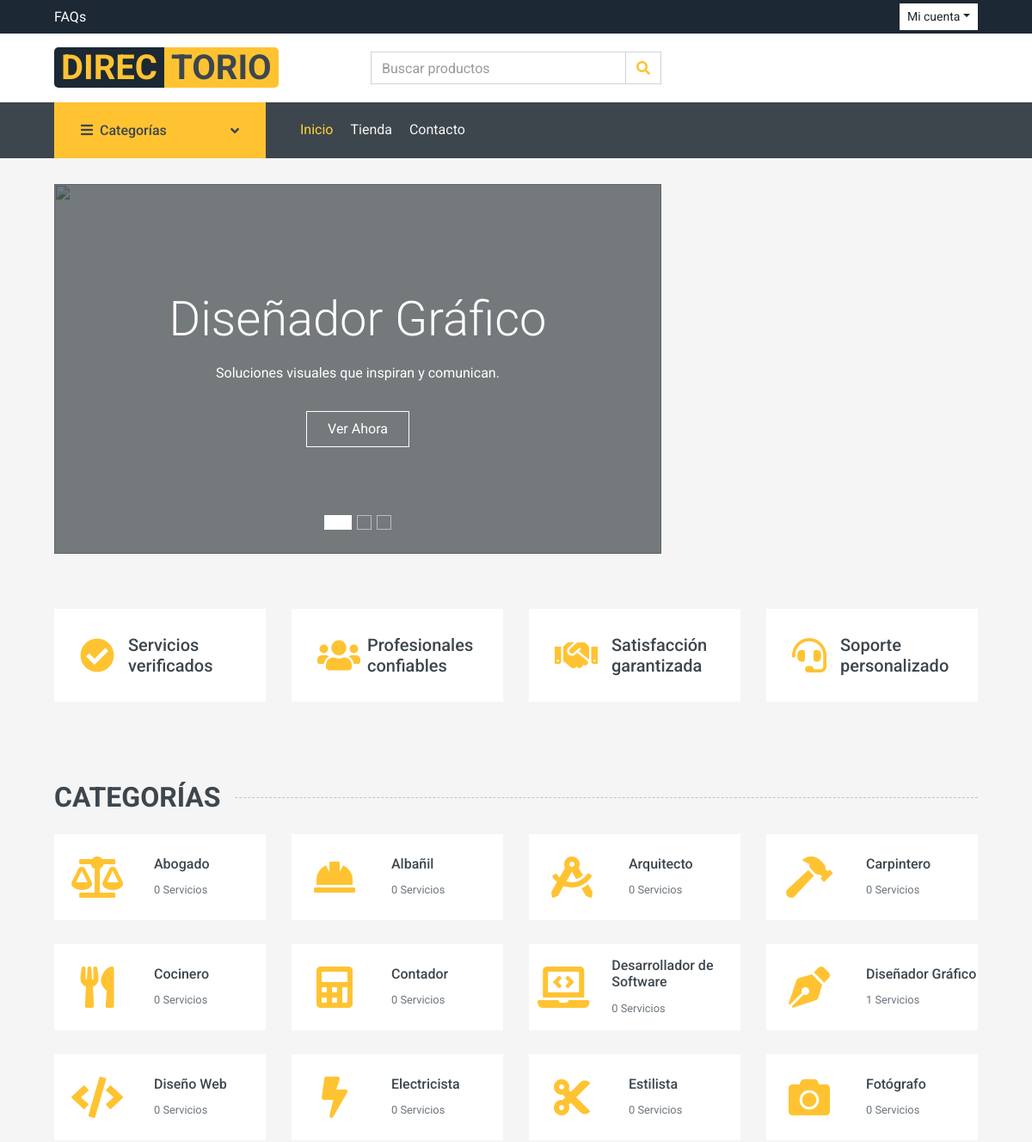
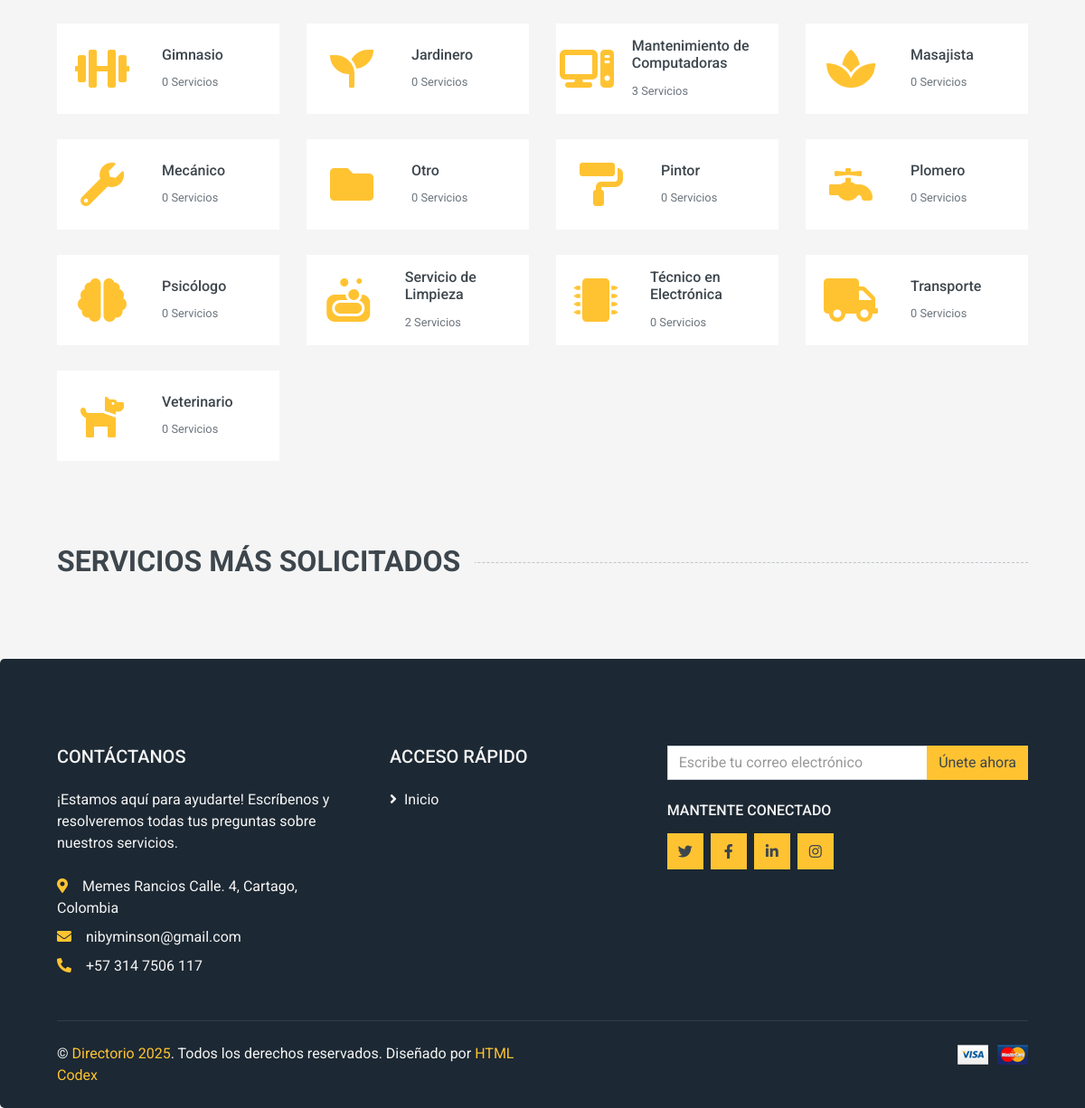
The app's page /rutas/rutas.php?page=home with its own data (2 pictures, top to bottom).
### tables this page shows
CREATE TABLE `categoria` (
  `id_categoria` int(11) NOT NULL,
  `nombre` varchar(80) NOT NULL,
  `estado` varchar(100) NOT NULL DEFAULT 'Activo'
);

### app/controladores/landingPageController.php (called while the page is built, shortened)
<?php
require_once(__DIR__ . '/../modelos/CategoryModel.php');
class LandingPageController{
    private $categoryModel;
    public function __construct(){
        $this->categoryModel = new CategoryModel;
    }
    public function index(){
        $info = $this->categoryModel->GetAllCategoryLanding();
        include_once(__DIR__ . '/../vistas/landing/index.php');
    }
}

### configuracion/mysql.php (called while the page is built)
<?php
class Mysql{
    public $conect;
    private $DB_HOST = 'localhost';
    private $DB_NAME = 'directorio';
    private $DB_PORT = '3306';
    private $DB_USERNAME = 'root';
    private $DB_PASSWORD = '';
    private $DB_CHARSET = 'utf8mb4';
    public function __construct(){
        $connectionString = "mysql:host=".$this->DB_HOST. ";dbname=".$this->DB_NAME.";port=".$this->DB_PORT.";charset=".$this->DB_CHARSET;
        try{
            $this->conect = new PDO($connectionString, $this->DB_USERNAME, $this->DB_PASSWORD);
            $this->conect->setAttribute(PDO::ATTR_ERRMODE, PDO::ERRMODE_EXCEPTION);
        }catch(PDOException $e){
            echo "CONNECTION ERROR: " . $e->getMessage();
        }
    }
    public function conect(){
        return $this->conect;
    }
}

### app/modelos/categoryModel.php (called while the page is built, shortened)
<?php
require_once(__DIR__ . '/../../configuracion/mysql.php');
class CategoryModel extends Mysql{
    private $connection;
    public function __construct(){
        $mysql = new Mysql();
        $this->connection = $mysql->conect();
    }
    public function GetAllCategoryLanding(){
        $query = "SELECT c.id_categoria , c.nombre AS categoria, COUNT(s.id_servicio) AS cantidad_servicios
        FROM categoria c
        LEFT JOIN servicio s ON c.id_categoria = s.categoria_id_categoria
        GROUP BY c.id_categoria
        ORDER BY c.nombre ASC;";
        $preparedStmt = $this->connection->prepare($query);
        $preparedStmt->execute();
        $info = $preparedStmt->fetchAll(PDO::FETCH_ASSOC);
        return $info;
    }
}

### app/vistas/landing/index.php (the view, shortened to what this page needs)
<?php
include_once RUTA_BASE . '/landing/plantilla/header.php';
?>
    <div class="container-fluid mb-3">
        <div class="row px-xl-5">
            <div class="col-lg-8">
                <div id="header-carousel" class="carousel slide carousel-fade mb-30 mb-lg-0" data-ride="carousel">
                    <ol class="carousel-indicators">
                        <li data-target="#header-carousel" data-slide-to="0" class="active"></li>
                        <li data-target="#header-carousel" data-slide-to="1"></li>
                        <li data-target="#header-carousel" data-slide-to="2"></li>
                    </ol>
                    <div class="carousel-inner">
                        <div class="carousel-item position-relative active" style="height: 430px;">
                            <img class="position-absolute w-100 h-100" src="<?= URL_PUBLICO ?>img/carruselInicio/disenoGrafico.png" style="object-fit: cover;">
                            <div class="position-absolute w-100 h-100" style="background: rgba(0, 0, 0, 0.3); top: 0; left: 0;"></div>
                            <div class="carousel-caption d-flex flex-column align-items-center justify-content-center">
                                <div class="p-3" style="max-width: 700px;">
                                    <h1 class="display-4 text-white mb-3 animate__animated animate__fadeInDown">Diseñador Gráfico</h1>
                                    <p class="mx-md-5 px-5 animate__animated animate__bounceIn">Soluciones visuales que inspiran y comunican.</p>
                                    <a class="btn btn-outline-light py-2 px-4 mt-3 animate__animated animate__fadeInUp" href="">Ver Ahora</a>
                                </div>
                            </div>
                        </div>
                    </div>
                </div>
            </div>
            <div class="col-lg-4">
            </div>
        </div>
    </div>
    <div class="container-fluid pt-5">
        <div class="row px-xl-5 pb-3">
            <div class="col-lg-3 col-md-6 col-sm-12 pb-1">
                <div class="d-flex align-items-center bg-light mb-4" style="padding: 30px;">
                    <h1 class="fa fa-check-circle text-primary m-0 mr-3"></h1>
                    <h5 class="font-weight-semi-bold m-0">Servicios verificados</h5>
                </div>
            </div>
            <div class="col-lg-3 col-md-6 col-sm-12 pb-1">
                <div class="d-flex align-items-center bg-light mb-4" style="padding: 30px;">
                    <h1 class="fa fa-users text-primary m-0 mr-2"></h1>
                    <h5 class="font-weight-semi-bold m-0">Profesionales confiables</h5>
                </div>
            </div>
            <div class="col-lg-3 col-md-6 col-sm-12 pb-1">
                <div class="d-flex align-items-center bg-light mb-4" style="padding: 30px;">
                    <h1 class="fas fa-handshake text-primary m-0 mr-3"></h1>
                    <h5 class="font-weight-semi-bold m-0">Satisfacción garantizada</h5>
                </div>
            </div>
            <div class="col-lg-3 col-md-6 col-sm-12 pb-1">
                <div class="d-flex align-items-center bg-light mb-4" style="padding: 30px;">
                    <h1 class="fa fa-headset text-primary m-0 mr-3"></h1>
                    <h5 class="font-weight-semi-bold m-0">Soporte personalizado</h5>
                </div>
            </div>
        </div>
    </div>
    <div class="container-fluid pt-5">
        <h2 class="section-title position-relative text-uppercase mx-xl-5 mb-4">
            <span class="bg-secondary pr-3">Categorías</span>
        </h2>
        <div class="row px-xl-5 pb-3">
            <?php
            $iconos = [
                'Electricista' => 'fa-bolt',
                'Mecánico' => 'fa-wrench',
                'Carpintero' => 'fa-hammer',
                'Pintor' => 'fa-paint-roller',
                'Plomero' => 'fa-faucet',
                'Jardinero' => 'fa-seedling',
                'Albañil' => 'fa-hard-hat',
                'Abogado' => 'fa-scale-balanced',
                'Contador' => 'fa-calculator',
                'Gimnasio' => 'fa-dumbbell',
                'Estilista' => 'fa-scissors',
                'Masajista' => 'fa-spa',
                'Arquitecto' => 'fa-drafting-compass',
                'Psicólogo' => 'fa-brain',
                'Diseñador Gráfico' => 'fa-pen-nib',
                'Transporte' => 'fa-truck',
                'Servicio de Limpieza' => 'fa-soap',
                'Veterinario' => 'fa-dog',
                'Fotógrafo' => 'fa-camera',
                'Cocinero' => 'fa-utensils',
                'Diseño Web' => 'fa-code',
                'Desarrollador de Software' => 'fa-laptop-code',
                'Mantenimiento de Computadoras' => 'fa-computer',
                'Técnico en Electrónica' => 'fa-microchip'
            ];
            ?>
            <?php foreach ($info as $categoria):
                $id = $categoria["id_categoria"];
                $nombre = $categoria['categoria'];
                $cantidad = $categoria['cantidad_servicios'];
                $icono = $iconos[$nombre] ?? 'fa-folder';
            ?>
                <div class="col-lg-3 col-md-4 col-sm-6 pb-1">
                    <a class="text-decoration-none" href="<?= URL_BASE ?>/rutas/rutas.php?page=shop&category=<?= $id ?>">
                        <div class="cat-item img-zoom d-flex align-items-center mb-4">
                        <div class="d-flex justify-content-center align-items-center bg-light" style="width: 100px; height: 100px;">
                            <i class="fa <?= $icono ?> fa-3x text-primary"></i>
                        </div>
                            <div class="flex-fill pl-3">
                                <h6><?= htmlspecialchars($nombre) ?></h6>
                                <small class="text-body"><?= $cantidad ?> Servicios</small>
                            </div>
                        </div>
                    </a>
                </div>
            <?php endforeach; ?>
        </div>
    </div>
    <div class="container-fluid pt-5 pb-3">
        <h2 class="section-title position-relative text-uppercase mx-xl-5 mb-4">
            <span class="bg-secondary pr-3">Servicios Más Solicitados</span>
        </h2>
    </div>
 <?php include_once RUTA_BASE . '/landing/plantilla/footer.php'; ?>

### app/vistas/landing/index.php (style rules this page uses)
.text-primary { color: #FFC332 !important; }

### records on screen
categoria: nombre "Abogado", cantidad "0"
categoria: nombre "Albañil", cantidad "0"
categoria: nombre "Arquitecto", cantidad "0"
categoria: nombre "Carpintero", cantidad "0"
categoria: nombre "Cocinero", cantidad "0"
categoria: nombre "Contador", cantidad "0"
categoria: nombre "Desarrollador de Software", cantidad "0"
categoria: nombre "Diseñador Gráfico", cantidad "1"
categoria: nombre "Diseño Web", cantidad "0"
categoria: nombre "Electricista", cantidad "0"
categoria: nombre "Estilista", cantidad "0"
categoria: nombre "Fotógrafo", cantidad "0"
categoria: nombre "Gimnasio", cantidad "0"
categoria: nombre "Jardinero", cantidad "0"
categoria: nombre "Mantenimiento de Computadoras", cantidad "3"
categoria: nombre "Masajista", cantidad "0"
categoria: nombre "Mecánico", cantidad "0"
categoria: nombre "Otro", cantidad "0"
categoria: nombre "Pintor", cantidad "0"
categoria: nombre "Plomero", cantidad "0"
categoria: nombre "Psicólogo", cantidad "0"
categoria: nombre "Servicio de Limpieza", cantidad "2"
categoria: nombre "Técnico en Electrónica", cantidad "0"
categoria: nombre "Transporte", cantidad "0"
categoria: nombre "Veterinario", cantidad "0"
